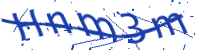
#> input picture DeepLearning/AllFlow_Keras/testpics/39.jpg, 200 x 50 px
$ python -i prepare_AllFlow.py   (imports and definitions only)   (Python 2 division)   (older library calls are emulated)
#> lines starting #> are read from the running program, lines starting #| are printed output that depends on the picture
# coding=utf-8
import cv2
import os
import numpy as np

#导入各种用到的模块组件
#from keras.preprocessing.image import ImageDataGenerator
from keras.models import Sequential
from keras.layers.core import Dense, Dropout, Activation, Flatten
from keras.layers.advanced_activations import PReLU
from keras.layers.convolutional import Convolution2D, MaxPooling2D, ZeroPadding2D
from keras.optimizers import SGD, Adadelta, Adagrad
from keras.utils import np_utils, generic_utils
from keras.models import model_from_json
from keras import backend
from PIL import Image,ImageEnhance,ImageFilter
from scipy.misc import imread
import os.path
import matplotlib.pyplot as plt
from sklearn.cluster import KMeans
from sklearn.datasets import make_blobs

def imageprepare(fname):
    """
    This function returns the pixel values.
    The imput is a png file location.
    """
#> called with fname = '39.jpg'
    im = Image.open(fname).convert('L')
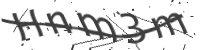
#> im: PIL image 200x50 L; min 62, max 255, mean 217.8
    print "fname is " + fname
    width = float(im.size[0])
#> width = 200
    height = float(im.size[1])
#> height = 50
    newImage = Image.new('L', (28, 28), (255)) #creates white canvas of 28x28 pixels
#> newImage: PIL image 28x28 L; every value is 255

    if width > height: #check which dimension is bigger
        #Width is bigger. Width becomes 20 pixels.
        nheight = int(round((20.0/width*height),0)) #resize height according to ratio width
#> nheight = 5
        if (nheight == 0): #rare case but minimum is 1 pixel
            nheight = 1
        # resize and sharpen
        img = im.resize((20,nheight), Image.ANTIALIAS).filter(ImageFilter.SHARPEN)
        wtop = int(round(((28 - nheight)/2),0)) #caculate horizontal pozition
#> wtop = 11
        newImage.paste(img, (4, wtop)) #paste resized image on white canvas
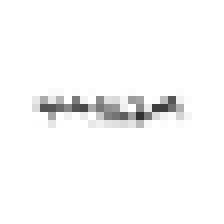
#> newImage: PIL image 28x28 L (shown 8 times larger); min 48, max 255, mean 249.1
    else:
        #Height is bigger. Heigth becomes 20 pixels.
        nwidth = int(round((20.0/height*width),0)) #resize width according to ratio height
        if (nwidth == 0): #rare case but minimum is 1 pixel
            nwidth = 1
         # resize and sharpen
        img = im.resize((nwidth,20), Image.ANTIALIAS).filter(ImageFilter.SHARPEN)
        wleft = int(round(((28 - nwidth)/2),0)) #caculate vertical pozition
        newImage.paste(img, (wleft, 4)) #paste resized image on white canvas

    newImage.save(fname)


def get_pic_array(reversedarray):  #图片处理（灰度化，二值化，切割图片）
    matrix_slice = reversedarray[:,0:200]
    return np.array(matrix_slice)

# [154 lines left out: functions get_split_list, cut_pic, cnn_single, Img_to_Array, not called in this run]

# [44 lines not run here, left out]


>>> result = imageprepare('39.jpg')

$ run again, on DeepLearning/AllFlow_Keras/testpics/25.jpg
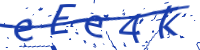
#> input picture DeepLearning/AllFlow_Keras/testpics/25.jpg, 200 x 50 px
#> in imageprepare, `im = Image.open(fname).convert('L')`:
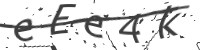
#> im: PIL image 200x50 L; min 62, max 255, mean 220.6
#> in imageprepare, `newImage.paste(img, (4, wtop))`:
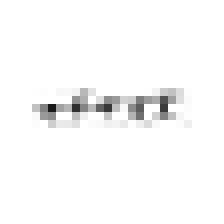
#> newImage: PIL image 28x28 L (shown 8 times larger); min 25, max 255, mean 249.3
